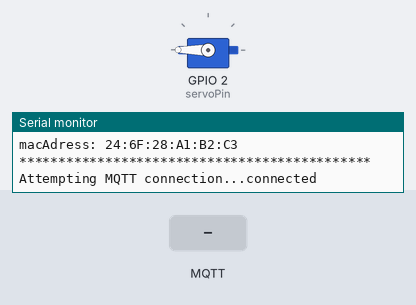
The sketch below on a simulated ESP8266 (NodeMCU). Parts: servo, the last lines printed to the serial monitor. The inputs (shaded band) are chosen by the test bench. WiFi joins after 1.5 s; servers stay silent unless stated; random numbers use the default seed unless the sketch sets one; no MQTT or app messages arrive unless stated.

Above: at 2.7 s.
2.8 s: MQTT message "on" arrives on the second subscribed topic
At 3.5 s:
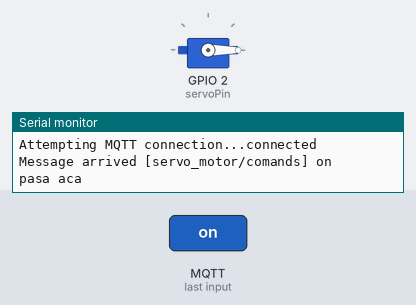
4.3 s: MQTT message "servo_motor/comands" arrives on the first subscribed topic
6.3 s: MQTT message "on" arrives on the first subscribed topic
Timing chart, 0 to 9.3 s (numbered marks = the images above; inputs shaded):
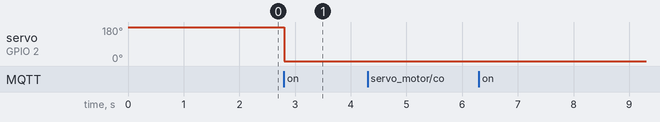

The sketch:

software-esp8266.ino
```cpp
#include <ESP8266WiFi.h>
#include <PubSubClient.h>
#include <Servo.h>
/////////// SERVO MOTOR ////////////////
Servo servo;
int servoPin = 2; //D4

//////////////////VARIABLES TEMPORIZADOR WIFI//////////////////
int periodo = 200;  // tiempo que esta el LED en alto y bajo
unsigned long tiempoAnterior = 0;  //guarda tiempo de referencia para comparar mqttclient

//////////////////VARIABLES TEMPORIZADOR PARA EL PROCEDIMIERNTO RECCONECT/////////////////////////////
int periodo_reconnect = 5000;  // tiempo que esta el LED en alto y bajo
unsigned long tiempoAnterior_rec = 0;  //guarda tiempo de referencia para comparar

//################# VARIABLES DE CONEXION WIFI ############################
const char* ssid = "KATIME GUTIERREZ";
const char* password = "kgb20211";
// Clientes WiFi y MQTT
WiFiClient wificlient;

//################# VARIABLES DE CONEXION MQTT ############################
// MQTT: Servidor

const char* MQTT_SERVER =  "node02.myqtthub.com";
uint16_t MQTT_PORT = 1883;
const char* MQTT_ID = "esp8266";
const char* MQTT_usuario = "yordice77";
const char* MQTT_contrasena = "iNFyYh4v-pXPhJ3Di";
PubSubClient mqttclient(wificlient);

///////////////SUBSCRIPCION TOPICOS/////////////
const char* servo_motor_suscribe ="servo_motor/comands";


//verifica el estado de la conexión WiFi antes del intento de conexión al broker MQTT.
void setup_wifi(){

  WiFi.mode(WIFI_STA);
  WiFi.begin(ssid, password);

  Serial.println("Conectando");
  while (WiFi.status() != WL_CONNECTED) //Cuenta hasta  si no se puede conectar lo cancela
  {
    /* Comprobamos si debemos lanzar el evento */
    if (millis()> tiempoAnterior + periodo) {
      /* Han pasado los 10 segundos => lanzamos el evento */
      Serial.print(".");
      /* Se actualiza el temporizador para los siguientes 10 segundos */
      tiempoAnterior=millis();  //guarda el tiempo actual como referencia
    }
    Serial.print("");
  }
   if (WiFi.status() == WL_CONNECTED) {  //Si se conectó
      Serial.println("********************************************");
      Serial.print("Conectado a la red WiFi: ");
      Serial.println(WiFi.SSID());
      Serial.print("IP: ");
      Serial.println(WiFi.localIP());
      Serial.print("macAdress: ");
      Serial.println(WiFi.macAddress());
      Serial.println("*********************************************");
  }
  else { //No se conectó
      Serial.println("------------------------------------");
      Serial.println("Error de conexion");
      Serial.println("------------------------------------");
  }
}

void conectarMQTT(){
 if (!mqttclient.connected()) {
  reconnect();
 }
 mqttclient.loop();
}

void callback(char* topic, byte* payload, unsigned int length) {
  String content = "";
  String topico = "";
  int n = strlen(topic);

  Serial.print("Message arrived [");
  Serial.print(topic);
  Serial.print("] ");
  for (int i = 0; i < length || i < n; i++) {
    if(i<length){
      content+=(char)payload[i];
    }
    if(i<n){
      topico+=(char)topic[i];
    }
  }
  content.trim();
  topico.trim();
  Serial.println(content);
  //si recibimos estado para encender/apagar led-rojo
  if(topico == "servo_motor/comands"){
    Serial.println("pasa aca");
    abrir(content);
  }

}

void abrir(String content){
  if(content == "on"){
    servo.write(0);
    delay(2000);
  }
  if (content == "off"){
    servo.write(180);
    delay(2000);
  }
}

void reconnect() {
  // Loop until we're reconnected
  while (!mqttclient.connected()) {
    Serial.print("Attempting MQTT connection...");
    // Create a random client ID
    String clientId = "esp8266_1234";
    clientId += String(random(0xffff), HEX);
    // Attempt to connect
    if (mqttclient.connect(MQTT_ID,MQTT_usuario,MQTT_contrasena)) {
      Serial.println("connected");
      // Once connected, publish an announcement...
      //mqttclient.publish("outTopic", "hello world");
      // ... and resubscribe
      mqttclient.subscribe("inTopic");
      mqttclient.subscribe(servo_motor_suscribe);
    } else {
      Serial.print("failed, rc=");
      Serial.print(mqttclient.state());
      Serial.println(" try again in 5 seconds");
      // Wait 5 seconds before retrying
      if (millis()> tiempoAnterior_rec + periodo_reconnect) {
        tiempoAnterior_rec = millis();
      }
    }
  }
}

void setup() {
  Serial.begin(115200);
  servo.attach(servoPin);
  servo.write(180);
  pinMode(servoPin, OUTPUT);
  // put your setup code here, to run once:
  setup_wifi();
  mqttclient.setServer(MQTT_SERVER, MQTT_PORT);
  mqttclient.setCallback(callback);


}

void loop() {
  // put your main code here, to run repeatedly:
  conectarMQTT();
}
```

Measured:
- after the input at 2.8 s, servo on GPIO 2 (servoPin): 180° → 0° at once
